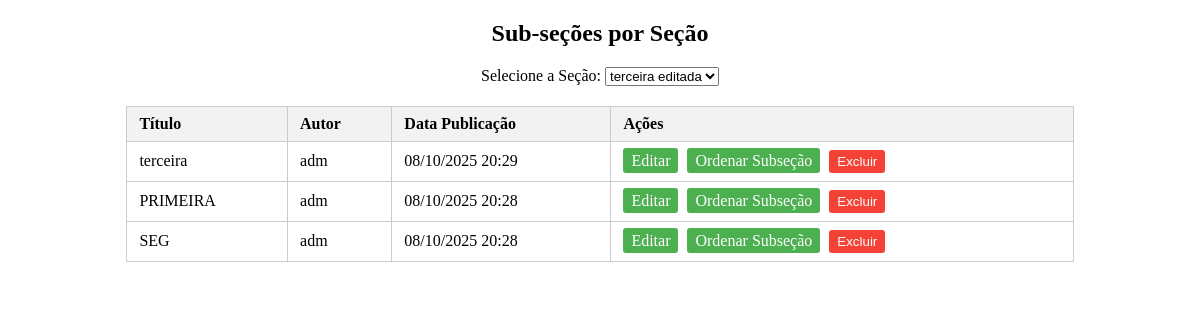
Screenshot of /View/ListarSubsecao.php?secao=59 with the database file from the repository.
### tables this page shows
CREATE TABLE `subsecoes` (
  `id` int(11) NOT NULL,
  `titulo` varchar(255) NOT NULL,
  `conteudo` text NOT NULL,
  `id_autor` int(11) NOT NULL,
  `id_secao` int(11) NOT NULL,
  `data_publicacao` timestamp NOT NULL DEFAULT current_timestamp(),
  `data_atualizacao` timestamp NOT NULL DEFAULT current_timestamp() ON UPDATE current_timestamp(),
  `ordem` int(11) DEFAULT 0
);

CREATE TABLE `usuarios` (
  `id` int(11) NOT NULL,
  `nome_usuario` varchar(255) NOT NULL,
  `email` varchar(255) NOT NULL,
  `tipo` varchar(50) NOT NULL,
  `sessaoID` varchar(255) DEFAULT NULL,
  `senha` varchar(255) NOT NULL,
  `codigo_recuperacao` varchar(10) DEFAULT NULL,
  `codigo_expiracao` datetime DEFAULT NULL
);

### Conexao/ConexaoConfig.php (called while the page is built, shortened)
<?php
class ConexaoConfig {
	public function __construct(){
		$iniFile = parse_ini_file(__DIR__ . "/config.ini");
	}
}

### Conexao/Conexao.php (called while the page is built, shortened)
<?php
include_once 'ConexaoConfig.php';
class Conexao {
    private static $conexao;
    public static function getConexao() {
    	$config = new ConexaoConfig();
    	if (!isset(self::$conexao)) {
    		self::$conexao = new PDO($config->getSgbd().":host=".$config->getHost()."; dbname=".$config->getBd().";", $config->getUsuario(), $config->getSenha());
    		self::$conexao->setAttribute(PDO::ATTR_ERRMODE, PDO::ERRMODE_EXCEPTION);
    	}
    	return self::$conexao;
    }
}
?>

### Controller/SubSecaoDAO.php (called while the page is built, shortened)
<?php
include_once __DIR__ . '/../Conexao/Conexao.php';
class SubSecaoDAO
{
    private $conexao;
    public function __construct()
    {
        $this->conexao = Conexao::getConexao();
    }
    public function buscaSecao()
    {
        $stmt = $this->conexao->prepare("SELECT id, nome FROM secoes");
        $stmt->execute();
        return $stmt->fetchAll(PDO::FETCH_ASSOC);
    }
    public function buscarPorSecao($id_secao)
{
    $stmt = $this->conexao->prepare('
        SELECT
            s.*,
            u.nome_usuario AS autor,
            sec.nome AS secao
        FROM subsecoes s
        INNER JOIN usuarios u ON s.id_autor = u.id
        INNER JOIN secoes sec ON s.id_secao = sec.id
        WHERE s.id_secao = :id_secao
        ORDER BY s.ordem ASC
    ');
    $stmt->bindValue(':id_secao', $id_secao, PDO::PARAM_INT);
    $stmt->execute();
    return $stmt->fetchAll(PDO::FETCH_ASSOC);
}
}

### View/ListarSubsecao.php (the view, shortened to what this page needs)
<?php
$subSecaoDAO = new SubSecaoDAO();
$secoes = $subSecaoDAO->buscaSecao();
$id_secao_selecionada = $_GET['secao'] ?? null;
$subsecoes = [];
if ($id_secao_selecionada) {
    $subsecoes = $subSecaoDAO->buscarPorSecao((int)$id_secao_selecionada);
}
?>
<!DOCTYPE html>
<html lang="pt-BR">
<head>
</head>
<body>
<h2 style="text-align:center;">Sub-seções por Seção</h2>
<form method="get" style="text-align:center; margin-bottom: 20px;">
    <label for="secao">Selecione a Seção:</label>
    <select name="secao" id="secao" onchange="this.form.submit()">
        <?php foreach ($secoes as $secao): ?>
            <option value="<?= $secao['id'] ?>" <?= ($secao['id'] == $id_secao_selecionada) ? 'selected' : '' ?>>
                <?= htmlspecialchars($secao['nome']) ?>
            </option>
        <?php endforeach; ?>
    </select>
</form>
<?php if ($id_secao_selecionada && $subsecoes): ?>
    <table>
        <thead>
            <tr>
                <th>Título</th>
                <th>Autor</th>
                <th>Data Publicação</th>
                <th>Ações</th>
            </tr>
        </thead>
        <tbody>
            <?php foreach ($subsecoes as $sub): ?>
                <tr>
                    <td><?= htmlspecialchars($sub['titulo']) ?></td>
                    <td><?= htmlspecialchars($sub['autor']) ?></td>
                    <td><?= date('d/m/Y H:i', strtotime($sub['data_publicacao'])) ?></td>
                    <td>
                        <a class="btn edit" href="SubSecaoEditar.php?id=<?= $sub['id'] ?>">Editar</a>
                        <a class="btn edit" href="OrdenarSubSecao.php?secao=<?= $id_secao_selecionada ?>">Ordenar Subseção</a>
                        <form method="post" style="display:inline;" onsubmit="return confirm('Deseja realmente excluir esta subseção?');">
                            <button type="submit" name="excluir" class="btn delete">Excluir</button>
                        </form>
                    </td>
                </tr>
            <?php endforeach; ?>
        </tbody>
    </table>
<?php elseif ($id_secao_selecionada): ?>
    <p style="text-align:center;">Nenhuma subseção encontrada para esta seção.</p>
<?php endif; ?>
</body>
</html>

### View/ListarSubsecao.php (style rules this page uses)
table { border-collapse: collapse; width: 80%; margin: 20px auto; }
th, td { border: 1px solid #ccc; padding: 8px 12px; text-align: left; }
th { background-color: #f2f2f2; }
.btn { padding: 4px 8px; margin-right: 5px; border-radius: 3px; text-decoration: none; color: white; }
.btn.edit { background-color: #4CAF50; }
.btn.delete { background-color: #f44336; border: none; cursor: pointer; }

### rows the page displays
subsecoes: titulo "terceira", id_autor.nome_usuario "adm", data_publicacao "08/10/2025 20:29"
subsecoes: titulo "PRIMEIRA", id_autor.nome_usuario "adm", data_publicacao "08/10/2025 20:28"
subsecoes: titulo "SEG", id_autor.nome_usuario "adm", data_publicacao "08/10/2025 20:28"

### other values shown
form field secao "terceira editada"
